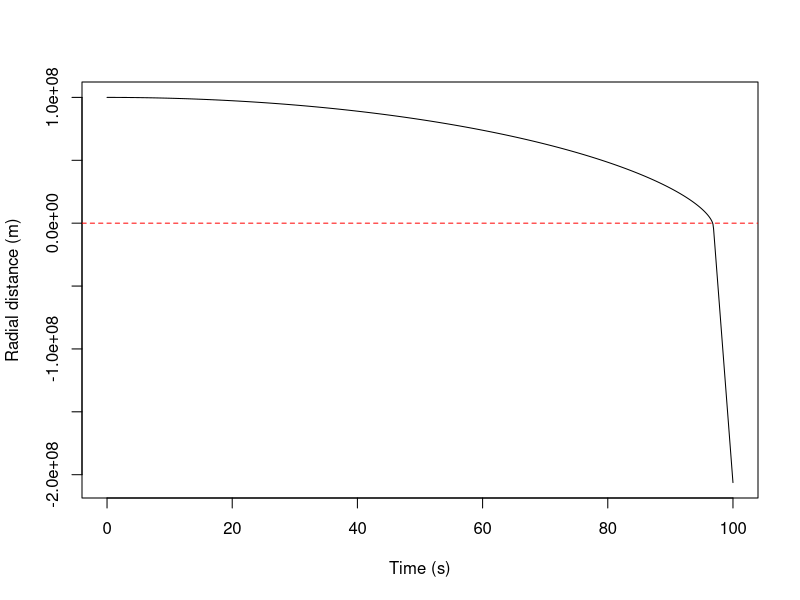

This figure's R source:
c <- 299792458  # Speed of light in m/s
G <- 6.67430e-11  # Gravitational constant in m^3 kg^-1 s^-2

# Calculate Schwarzschild metric
schwarzschild_metric <- function(r, M) {
  g_tt <- -(1 - 2*G*M/(r*c^2))
  g_rr <- 1 / (1 - 2*G*M/(r*c^2))
  g_theta_theta <- r^2
  g_phi_phi <- r^2 * sin(theta)^2
  
  return(list(g_tt = g_tt, g_rr = g_rr, g_theta_theta = g_theta_theta, g_phi_phi = g_phi_phi))
}

# Calculate Christoffel symbols (first kind)
christoffel_symbols <- function(r, M) {
  Gamma_ttr <- G*M / (r^2 * (1 - 2*G*M/(r*c^2)))
  Gamma_rtt <- (G*M*c^2 / r^2) * (1 - 2*G*M/(r*c^2))
  Gamma_rrr <- -G*M / (r^2 * (1 - 2*G*M/(r*c^2)))
  Gamma_rtheta_theta <- -r * (1 - 2*G*M/(r*c^2))
  Gamma_rphi_phi <- -r * sin(theta)^2 * (1 - 2*G*M/(r*c^2))
  Gamma_theta_r_theta <- 1/r
  Gamma_phi_r_phi <- 1/r
  Gamma_phi_theta_phi <- cot(theta)
  
  return(list(
    Gamma_ttr = Gamma_ttr, Gamma_rtt = Gamma_rtt, Gamma_rrr = Gamma_rrr,
    Gamma_rtheta_theta = Gamma_rtheta_theta, Gamma_rphi_phi = Gamma_rphi_phi,
    Gamma_theta_r_theta = Gamma_theta_r_theta, Gamma_phi_r_phi = Gamma_phi_r_phi,
    Gamma_phi_theta_phi = Gamma_phi_theta_phi
  ))
}

# Basic time evolution (using Euler method)
simple_evolution <- function(initial_r, initial_v, M, dt, steps) {
  r <- initial_r
  v <- initial_v
  results <- data.frame(time = 0, r = r, v = v)
  
  for (i in 1:steps) {
    # Calculate acceleration using geodesic equation (simplified)
    a <- -G * M / r^2
    
    # Update position and velocity
    r <- r + v * dt
    v <- v + a * dt
    
    results <- rbind(results, data.frame(time = i*dt, r = r, v = v))
  }
  
  return(results)
}

# Usage
M <- 1.989e30  # Mass of the Sun in kg
initial_r <- 1e8  # Initial radius in meters
initial_v <- 1000  # Initial velocity in m/s
dt <- 0.1  # Time step in seconds
steps <- 1000  # Number of time steps

results <- simple_evolution(initial_r, initial_v, M, dt, steps)

plot(results$time, results$r, type = "l", xlab = "Time (s)", ylab = "Radial distance (m)")
abline(h = 0, col = "red", lty = 2)

collision_index <- which(results$r <= 0)[1]
if (!is.na(collision_index)) {
  collision_time <- results$time[collision_index]
  print(paste("The object 'collides' with the center at time:", collision_time, "seconds"))
} else {
  print("The object never 'collides' with the center within the simulated time.")
}
